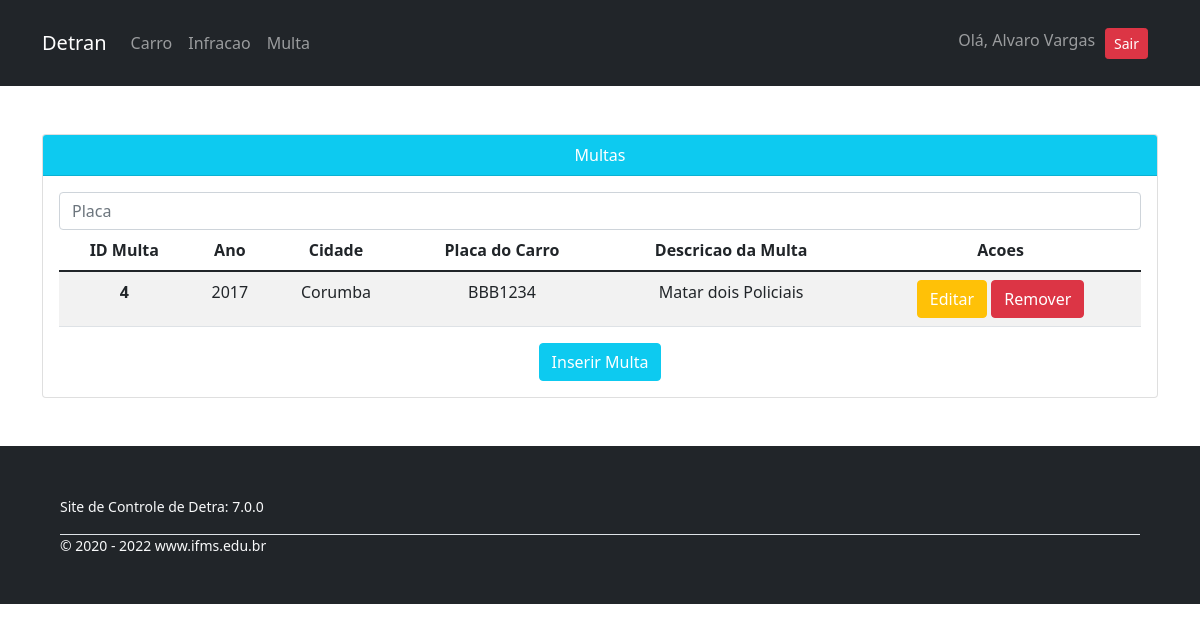
/multas/ (signed in), run on the app's committed database.
### tables this page shows
CREATE TABLE `tb_multa` (
  `idtb_multa` int(10) UNSIGNED NOT NULL,
  `ano` int(11) NOT NULL,
  `cidade` varchar(50) NOT NULL,
  `tb_carro_idtb_carro` int(10) UNSIGNED NOT NULL,
  `tb_infracao_idtb_infracao` int(10) UNSIGNED NOT NULL
);

CREATE TABLE `tb_carro` (
  `idtb_carro` int(10) UNSIGNED NOT NULL,
  `usuario_id` int(10) UNSIGNED NOT NULL,
  `nome` varchar(20) DEFAULT NULL,
  `placa` varchar(20) DEFAULT NULL,
  `postado_em` timestamp NOT NULL DEFAULT current_timestamp()
);

CREATE TABLE `tb_infracao` (
  `idtb_infracao` int(10) UNSIGNED NOT NULL,
  `descricao` varchar(200) NOT NULL,
  `pontos` int(11) NOT NULL,
  `valor` double NOT NULL
);

### app/Controllers/Multas.php (called while the page is built, shortened)
<?php
class Multas extends Controller
{
    private $multaServer;
    public function __construct()
    {
        $this->multaServer = $this->server('Multa');
    }
    public function index()
    {
        $dados = $this->multaServer->getAllMultas();
        $this->view('paginas/viewMulta', $dados);
    }
}

### app/Libraries/Rota.php (called while the page is built, shortened)
<?php
    class Rota{
        private $metodo = 'index';
        public function __construct(){
            $url = $this->url();
            unset($url[0]);
            $this->controlador = new $this->controlador;
            $this->parametros = $url ? array_values($url) : [];
            call_user_func_array([$this->controlador, $this->metodo], $this->parametros);
        }
        private function url(){
            $url = filter_input(INPUT_GET, 'url', FILTER_SANITIZE_URL);
            if(isset($url)):
                $url = trim(rtrim($url, '/'));
                $url = explode('/', $url);
                return $url;
            endif;
        }
    }
?>

### app/Libraries/Database.php (called while the page is built, shortened)
<?php
    class Database{
        private $host = 'localhost';
        private $user = 'root';
        private $senha = '';
        private $base = 'detran';
        private $porta = '3306';
        private $dbh;
        private $stmt;
        public function __construct(){
            $dsn = "mysql:host=".$this->host.";port=".$this->porta.";dbname=".$this->base;
            $opcoes = [
                PDO::ATTR_PERSISTENT => true,
                PDO::ATTR_ERRMODE => PDO::ERRMODE_EXCEPTION
            ];
            try {
                $this->dbh = new PDO($dsn, $this->user, $this->senha, $opcoes);
            } catch (PDOException $e) {
                print "Error!: " . $e->getMessage() . "<br/>";
                die();
            }
        }
        public function query($sql){
            $this->stmt = $this->dbh->prepare($sql);
        }
        public function executar(){
            return $this->stmt->execute();
        }
        public function resultados(){
            $this->executar();
            return $this->stmt->fetchALL(PDO::FETCH_OBJ);
        }
    }
?>

### app/Servers/serverMulta.php (called while the page is built, shortened)
<?php
class serverMulta extends Controller
{
    private $db;
    public function __construct()
    {
        $this->db = new Database();
    }
    public function getAllMultas()
    {
        $this->db->query("SELECT tb_multa.idtb_multa,
                                tb_multa.ano,
                                tb_multa.cidade,
                                tb_carro.placa,
                                tb_infracao.descricao,
                                tb_carro.idtb_carro,
                                tb_infracao.idtb_infracao FROM `tb_multa`
                                INNER JOIN `tb_carro` ON tb_carro.idtb_carro = tb_multa.tb_carro_idtb_carro
                                INNER JOIN `tb_infracao` ON tb_infracao.idtb_infracao = tb_multa.tb_infracao_idtb_infracao;");
        return $this->db->resultados();
    }
}

### app/autoload.php (called while the page is built, shortened)
<?php
    spl_autoload_register(
        function($classe){
            $diretorios = [
                'Libraries',
                'Helpers',
                'Models'
            ];
            foreach ($diretorios as $diretorio):
                $arquivo = __DIR__.DIRECTORY_SEPARATOR.$diretorio.DIRECTORY_SEPARATOR.$classe.'.php';
            endforeach;
        }
    );
?>

### app/Views/paginas/viewMulta.php (the view, shortened to what this page needs)
<div class="container py-5 text-center">
    <div class="card">
        <div class="card-header bg-info text-white">
            Multas
        </div>
        <div class="card-body">
            <form action="<?= URL ?>/multas/search" class="form-inline my-2 my-md-0" method="POST">
                <input name="placa" class="form-control" placeholder="Placa">
            </form>
            <table class="table table-striped">
                <thead>
                    <tr>
                        <th scope="col">ID Multa</th>
                        <th scope="col">Ano</th>
                        <th scope="col">Cidade</th>
                        <th scope="col">Placa do Carro</th>
                        <th scope="col">Descricao da Multa</th>
                        <th scope="col">Acoes</th>
                    </tr>
                </thead>
                <tbody>
                    <?php foreach ($dados as $multa) : ?>
                        <tr>
                            <th scope="row"><?= $multa->idtb_multa ?></th>
                            <td><?= $multa->ano ?></td>
                            <td><?= $multa->cidade ?></td>
                            <td><?= $multa->placa ?></td>
                            <td><?= $multa->descricao ?></td>
                            <td>
                                <a class="btn btn-warning text-white" href="<?= URL ?>/multas/edit/<?= $multa->idtb_multa ?>">Editar</a>
                                <a class="btn btn-danger" href="<?= URL ?>/multas/remove/<?= $multa->idtb_multa ?>">Remover</a>
                            </td>
                        </tr>
                    <?php endforeach ?>
                </tbody>
            </table>
            <a class="btn btn-info text-white btn-block" href="<?= URL ?>/multas/insert">Inserir Multa</a>
        </div>
    </div>
</div>

### public/css/container.css (style rules this page uses)
body { margin: 0; width: 100%; }

### data on the page
tb_multa: idtb_multa "4", ano "2017", cidade "Corumba", tb_carro.placa "BBB1234", tb_infracao.descricao "Matar dois Policiais"

### other printed values
$_SESSION['usuario_nome'] "Alvaro Vargas"
APP_VERSAO "7.0.0"
